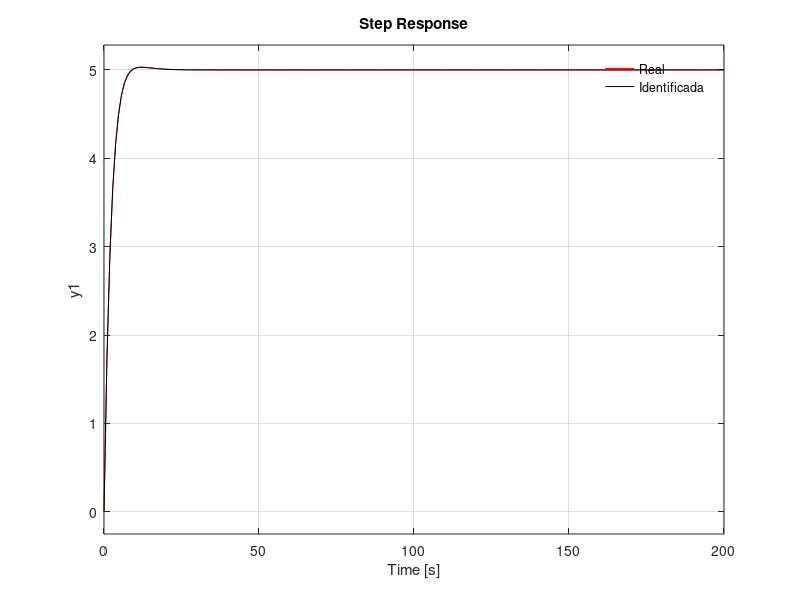

Here is the MATLAB script that generated this plot:
clear all;clc;
s=tf('s');
%Se elige funcion de transferencia real de prueba
%Planta con polos iguales
% sys_G=tf(3*[10 1],conv([6 1],[6 1])); 
sys_G = tf(5*[4 1], conv([3 1],[3 1])); 

%Genera la respuesta al escalon unitario
% desde 0 a 50 segundos con muestreo cada 2 segundos.
StepAmplitude = 1;
t_s=0:2:50;
[y,t0]=step(StepAmplitude*sys_G,t_s);

%Elige puntos de muestreo, tienen que ser equidistantes
%Tiempo inicial mas corto polos iguales
%Selecciona el punto en t=2 segundos como primer punto de muestreo (t1).
t_inic=2;
[val lugar] =min(abs(t_inic-t0)); y_t1=y(lugar);
t_t1=t0(lugar);
ii=1;
[val lugar] =min(abs(2*t_inic-t0));
t_2t1=t0(lugar);
y_2t1=y(lugar);
[val lugar] =min(abs(3*t_inic-t0));
t_3t1=t0(lugar);
y_3t1=y(lugar);

%Cálculo de Parámetros Intermedios
%Calculo de ganacias
K=y(end)/StepAmplitude; %Ganancia estatica con el TVF
k1=(1/StepAmplitude)*y_t1/K-1;%Afecto el valor del Escalon, valores normalizados
k2=(1/StepAmplitude)*y_2t1/K-1;
k3=(1/StepAmplitude)*y_3t1/K-1;
%Calculo constantes de tiempo
%para polos iguales
alfa=-k1+sqrt((k1^2)+k2); 
beta=sqrt((k1^2)+k2)/(alfa*t_t1);

%Convierte los parámetros intermedios a constantes de tiempo físicas
%polos iguales
T1_ang=-t_t1/log(alfa);
T2_ang=(beta*(T1_ang^2))+T1_ang;
T1(ii)=T1_ang;
T2(ii)=T2_ang;
T2_ang=sum(T2/length(T2));
T1_ang=sum(T1/length(T1));

%Se valida el modelo identificado
%Compara la identificada con la original
sys_G_ang=tf(K*(T2*s+1)/(T1*s+1)^2) %Estimada con polos iguales
step(StepAmplitude*sys_G,'r',StepAmplitude*sys_G_ang,'k',200),hold on
legend('Real','Identificada');
legend('boxoff');